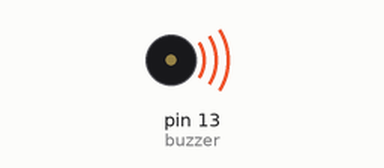
This sketch was run on a simulated Arduino Uno, built with avr-gcc and run on an emulated ATmega328P. Shown: buzzer (waves = sounding).

Above: at 0.05 s.
Timing chart, 0 to 6.5 s (numbered marks = the images above):
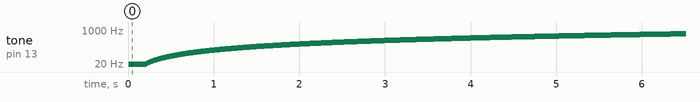

Measured:
- by itself, tone on pin 13 (buzzer): plays 1 Hz for 0.01 s, 2 Hz for 0.01 s, 3 Hz for 0.01 s, 4 Hz for 0.01 s, 5 Hz for 0.01 s, 6 Hz for 0.01 s … (7987 notes in this stretch)

The sketch:

sketch_apr18a.ino
```cpp
const int buzzer = 13; //buzzer to arduino pin 9


void setup(){

  pinMode(buzzer, OUTPUT); // Set buzzer - pin 9 as an output

}

void loop(){
  bool directie=false;
  if (directie == false){
      for(int i = 0; i < 1000; i++)
    {
      tone(buzzer, i);
      delay(10);
      if(i == 999)
      {
        directie = true;
      }
    }
  }
  else
  {
    for(int i = 1000; i > 0; i--)
    {
      tone(buzzer, i);
      delay(10);
      if(i == 1)
      {
        directie = false;
      }
    }
  }


};
```
